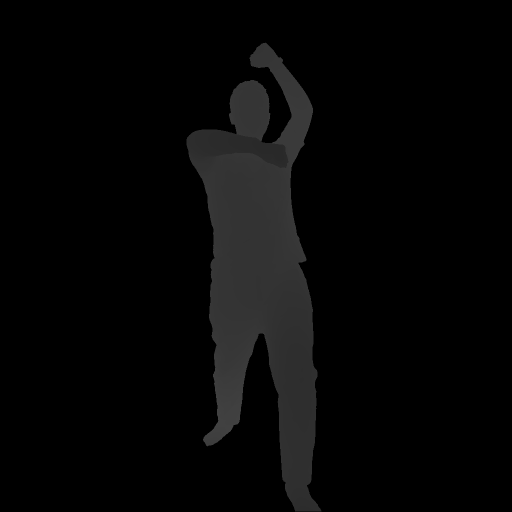
#> input picture c_lib/AugDepth/test_data/depth/0_0.png, 1024 x 1024 px, found by its file name (shown at 1/2 size)
$ python aug_depths.py
#> lines starting #> are read from the running program, lines starting #| are printed output that depends on the picture; after the words box and inside, x2 and y2 are one past the last pixel; in counts of white or black regions, pixels touching at a corner belong together
# by zheng dong

import numpy as np
import cv2
from c_lib.AugDepth import DepthAug
import matplotlib.pyplot as plt

def augment_depth_maps_v0(depth, mask):
    dot_pattern  = cv2.imread('./c_lib/AugDepth/data/kinect-pattern_3x3.png', 0).astype(np.float32)
    K = np.array([[320,0,256],[0,320,256],[0,0,1]]).astype(np.float32)
    aug_depth_map = np.copy(depth).astype(np.float32)
    depths_blur = cv2.GaussianBlur(depth, (3,3), 1.0)
    # last three params: z_size, holes_rate, sigma_d
    DepthAug.aug_depth(depths_blur.astype(np.float32), mask.astype(np.float32), dot_pattern, K, aug_depth_map,
                       21.4, 0.025, 999999999.9, 1.4, 0.004, 0.004)
    return aug_depth_map


# [74 lines left out: functions augment_depth_maps_v1, augment_depth_maps, not called in this run]


if __name__ == '__main__':

    # resize to 512 * 512
    depth = cv2.imread('./c_lib/AugDepth/test_data/depth/0_0.png', -1) / 10000.0
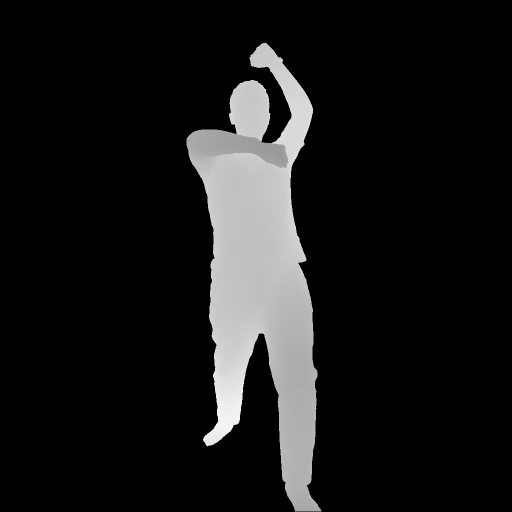
#> depth: shape (1024, 1024) float64 (shown at 1/2 size); min 0, max 1.74, mean 0.164; drawn with min black and max white
    depth = cv2.resize(depth, (512,512), interpolation=cv2.INTER_NEAREST)
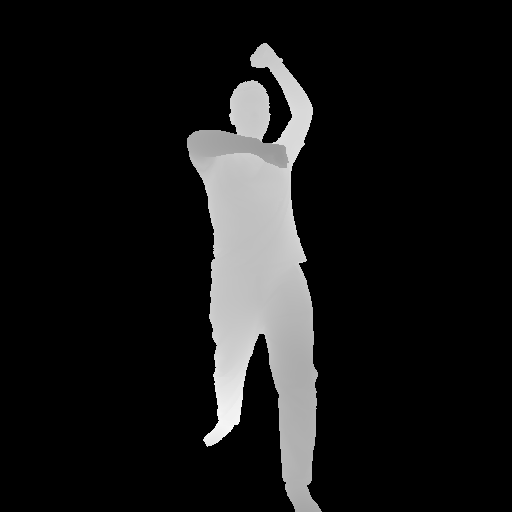
#> depth: shape (512, 512) float64; min 0, max 1.74, mean 0.164; drawn with min black and max white
    mask = cv2.imread('./c_lib/AugDepth/test_data/mask/0_0.png', -1) / 256
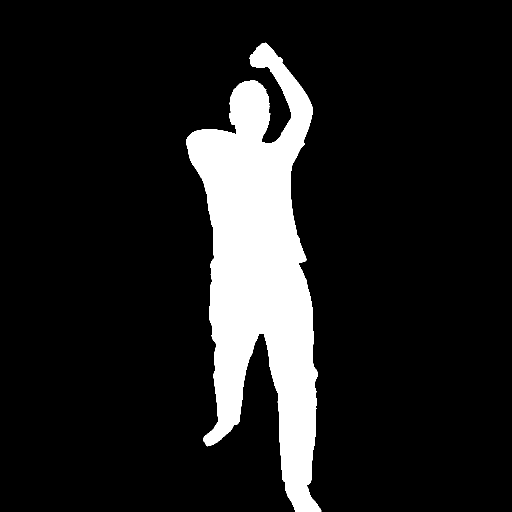
#> input picture c_lib/AugDepth/test_data/mask/0_0.png, 1024 x 1024 px, found by its file name (shown at 1/2 size)
#> mask: shape (1024, 1024) float64; values 0 (black) and 0.996 (white), 12.4% white; 1 white region, box (x1, y1, x2, y2) and area: (373, 85, 643, 1023) 129571
    mask = cv2.resize(mask, (512,512), interpolation=cv2.INTER_NEAREST)
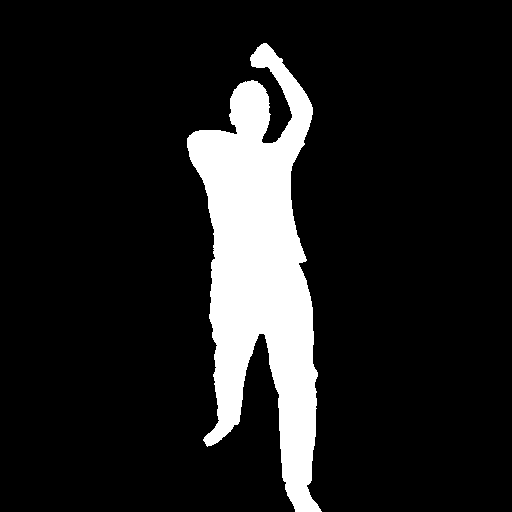
#> mask: shape (512, 512) float64; values 0 (black) and 0.996 (white), 12.4% white; 1 white region, box (x1, y1, x2, y2) and area: (187, 43, 322, 512) 32409

    aug_depth = augment_depth_maps_v0(depth, mask)
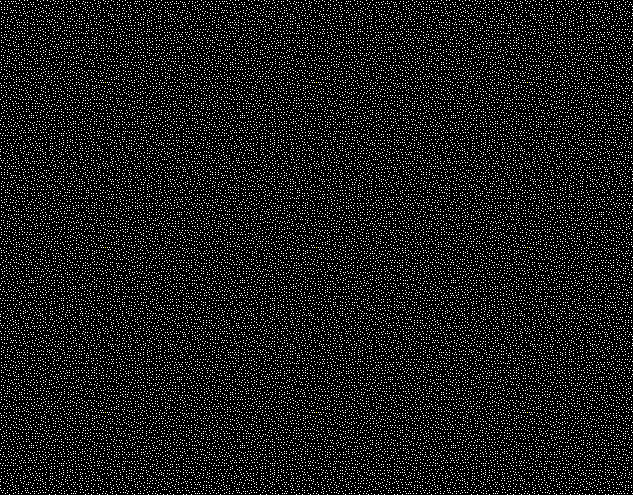
#> input picture c_lib/AugDepth/data/kinect-pattern_3x3.png, 633 x 495 px, found by its file name
    # aug_depth = augment_depth_maps_v1(depth, mask)
    print(np.max(aug_depth))
#| 1.7425
    plt.imshow(aug_depth * 10000)
    plt.savefig('./c_lib/AugDepth/noise_depth_0_0_plt.png')
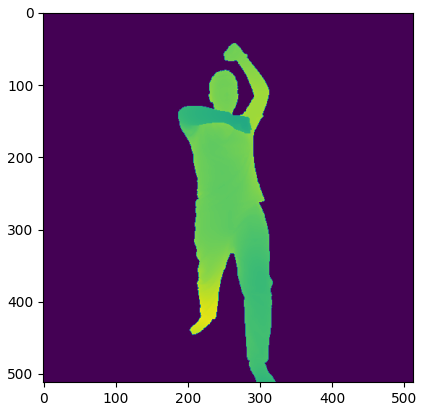
#> figure drawn by matplotlib, 1 panel
    plt.show()
    cv2.imwrite('./c_lib/AugDepth/noise_depth_0_0.png', (aug_depth * 10000).astype(np.uint16))
